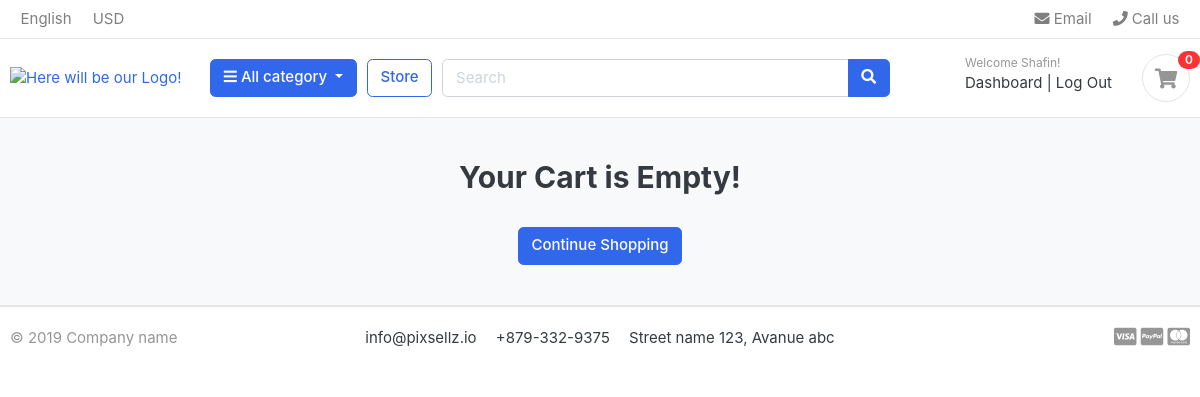
The app's page /cart/ (signed in), older data.
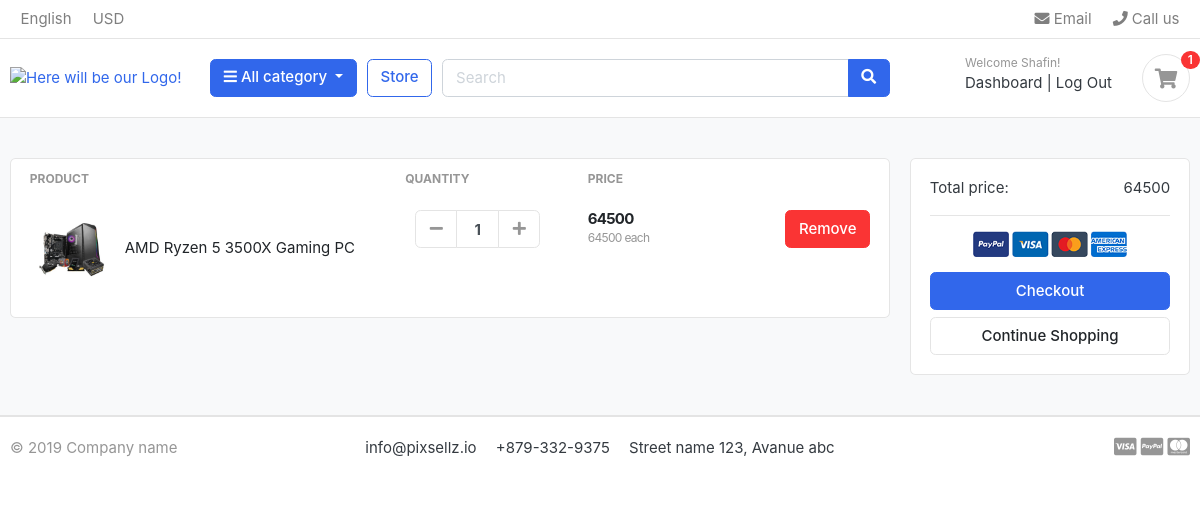
The same page, newer data.
### accounts/models.py (models this page shows, shortened)
class Account(AbstractBaseUser):
	first_name = models.CharField(max_length=25)
	last_name = models.CharField(max_length=25)
	username = models.CharField(max_length=25, unique=True)
	email = models.EmailField(max_length=50, unique=True)
	phone_number = models.CharField(max_length=11)
	date_joined = models.DateTimeField(auto_now_add=True)
	last_login = models.DateTimeField(auto_now_add=True)
	is_admin = models.BooleanField(default=False)
	is_staff = models.BooleanField(default=False)
	is_active = models.BooleanField(default=False)
	is_superadmin = models.BooleanField(default=False)
	USERNAME_FIELD = 'email'
	REQUIRED_FIELDS = ['username', 'first_name', 'last_name']
	objects = MyAccountManager()

### carts/models.py (models this page shows, shortened)
class CartItem(models.Model):
	user = models.ForeignKey(Account, on_delete=models.CASCADE, null=True)
	product = models.ForeignKey(Product, on_delete=models.CASCADE)
	cart = models.ForeignKey(Cart, on_delete=models.CASCADE, null=True)
	quantity = models.IntegerField()
	is_active = models.BooleanField(default=True)
	def sub_total(self):
		return self.product.price * self.quantity
	class Meta:
		verbose_name = 'Cart items'
		verbose_name_plural = 'Cart Items'

### byteshop/models.py (models this page shows, shortened)
class Product(models.Model):
	product_name = models.CharField(max_length=200, unique=True)
	slug = models.SlugField(max_length=200, unique=True)
	description = models.TextField(max_length=500)
	price = models.IntegerField()
	product_image = models.ImageField(upload_to='product/images')
	stock = models.IntegerField()
	is_available = models.BooleanField(default=True)
	category = models.ForeignKey(Category, on_delete=models.CASCADE)
	created_date = models.DateTimeField(auto_now_add=True)
	modified_date = models.DateTimeField(auto_now=True)
	def get_url(self):
		return reverse('product_detail', args=[self.category.slug, self.slug],)

### carts/views.py (the view)
# urls.py: path('', views.cart, name='cart'),
def cart(request, total=0, quantity=0, cart_items=None):
	try:
		if request.user.is_authenticated:
			cart_items = CartItem.objects.filter(user=request.user, is_active=True)
		else:
			cart = Cart.objects.get(cart_id=_cart_id(request))
			cart_items = CartItem.objects.filter(cart=cart, is_active=True)
		for cart_item in cart_items:
			total += (cart_item.product.price * cart_item.quantity)
			quantity += cart_item.quantity
	except ObjectDoesNotExist:
		pass
	context = {
		'total': total,
		'quantity': quantity,
		'cart_items': cart_items,
	}
	return render(request, 'byteshop/cart.html', context)

### carts/context_processor.py (called while the page is built)
def counter(request):
	cart_count = 0
	try:
		cart = Cart.objects.filter(cart_id=_cart_id(request))
		if request.user.is_authenticated:
			cart_items = CartItem.objects.all().filter(user=request.user)
		else:
			cart_items = CartItem.objects.all().filter(cart=cart[:1])
		for cart_item in cart_items:
			cart_count += cart_item.quantity
	except Cart.DoesNotExist:
		cart_count = 0
	return dict(cart_count=cart_count)

### carts/views.py (called while the page is built)
def _cart_id(request):						# private funtion
	cart = request.session.session_key
	if not cart:
		cart = request.session.create()
	return cart

### category/context_processor.py (called while the page is built)
def menu_links(request):
	links = Category.objects.all()
	return dict(links=links)

### category/models.py (called while the page is built)
	def get_url(self):
		return reverse('products_by_category', args=[self.slug])

### templates/byteshop/cart.html
{% extends 'base.html' %}
{% block content %}
<section class="section-content padding-y bg">
	<div class="container">
		{% if not cart_items %}
		<h2 class="text-center">Your Cart is Empty!</h2>
		<br>
		<div class="text-center">
			<a href="{% url 'store' %}" class="btn btn-primary">Continue Shopping</a>
		</div>
		{% else %}
		<div class="row">
			<aside class="col-lg-9">
				<div class="card">
					<table class="table table-borderless table-shopping-cart">
						<thead class="text-muted">
							<tr class="small text-uppercase">
								<th scope="col">Product</th>
								<th scope="col" width="120">Quantity</th>
								<th scope="col" width="120">Price</th>
								<th scope="col" class="text-right" width="200"> </th>
							</tr>
						</thead>
						<tbody>
							{% for cart_item in cart_items %}
							<tr>
								<td>
									<figure class="itemside align-items-center">
										<div class="aside"><img src="{{ cart_item.product.product_image.url }}" class="img-sm"></div>
										<figcaption class="info">
											<a href="{{ cart_item.product.get_url }}" class="title text-dark">{{ cart_item.product.product_name }}</a>
										</figcaption>
									</figure>
								</td>
								<td>
									<div class="col">
										<div class="input-group input-spinner">
											<div class="input-group-prepend">
												<a href="{% url 'remove_cart' cart_item.product.id %}" class="btn btn-light" type="button" id="button-plus"> <i class="fa fa-minus"></i> </a>
											</div>
											<input type="text" class="form-control"  value="{{ cart_item.quantity }}">
											<div class="input-group-append">
												<a href="{% url 'add_cart' cart_item.product.id %}" class="btn btn-light" type="button" id="button-minus"> <i class="fa fa-plus"></i> </a>
											</div>
										</div>
									</div>
								</td>
								<td>
									<div class="price-wrap">
										<var class="price">{{ cart_item.sub_total }}</var>
										<small class="text-muted">{{ cart_item.product.price }} each</small>
									</div>
								</td>
								<td class="text-right">
									<a href="{% url 'remove_cart_item' cart_item.product.id %}" class="btn btn-danger"> Remove</a>
								</td>
							</tr>
							{% endfor %}
						</tbody>
					</table>
				</div>
			</aside>
			<aside class="col-lg-3">
				<div class="card">
					<div class="card-body">
						<dl class="dlist-align">
							<dt>Total price:</dt>
							<dd class="text-right">{{ total }}</dd>
						</dl>
						<hr>
						<p class="text-center mb-3">
							<img src="./images/misc/payments.png" height="26">
						</p>
						<a href="{% url 'checkout' %}" class="btn btn-primary btn-block"> Checkout </a>
						<a href="{% url 'store' %}" class="btn btn-light btn-block">Continue Shopping</a>
					</div>
				</div>
			</aside>
		</div>
		{% endif %}
	</div>
</section>
{% endblock %}

### templates/base.html (shortened to what this page needs)
{% load static %}
<!DOCTYPE HTML>
<html lang="en">
   <head>
      <link href="{% static 'css/bootstrap.css' %}" rel="stylesheet" type="text/css"/>
      <link href="{% static 'fonts/fontawesome/css/all.min.css' %}" type="text/css" rel="stylesheet">
      <link href="{% static 'css/ui.css' %}" rel="stylesheet" type="text/css"/>
      <link href="{% static 'css/responsive.css' %}" rel="stylesheet" media="only screen and (max-width: 1200px)" />
      <link rel="stylesheet" href="//code.jquery.com/ui/1.12.1/themes/base/jquery-ui.css">
   </head>
   <body>
      {% include 'includes/navbar.html' %}
      {% block content %}{% endblock %}
      {% include 'includes/footer.html' %}
   </body>
</html>

### templates/includes/navbar.html (shortened to what this page needs)
{% load static %}
<header class="section-header">
   <nav class="navbar p-md-0 navbar-expand-sm navbar-light border-bottom">
      <div class="container">
         <div class="collapse navbar-collapse" id="navbarTop4">
            <ul class="navbar-nav mr-auto">
               <li class="nav-item dropdown">
                  <a href="#" class="nav-link">   English </a>
               </li>
               <li class="nav-item dropdown">
                  <a href="#" class="nav-link"> USD </a>
               </li>
            </ul>
            <ul class="navbar-nav">
               <li><a href="#" class="nav-link"> <i class="fa fa-envelope"></i> Email </a></li>
               <li><a href="#" class="nav-link"> <i class="fa fa-phone"></i> Call us </a></li>
            </ul>
         </div>
      </div>
   </nav>
   <section class="header-main border-bottom">
      <div class="container">
         <div class="row align-items-center">
            <div class="col-lg-2 col-md-3 col-6">
               <a href="{% url 'home' %}" class="brand-wrap">
               <img class="logo" src="{% static './images/logos.png' %}" alt="Here will be our Logo!">
               </a>
            </div>
            <div class="col-lg col-sm col-md col-6 flex-grow-0">
               <div class="category-wrap dropdown d-inline-block float-right">
                  <button type="button" class="btn btn-primary dropdown-toggle" data-toggle="dropdown">
                  <i class="fa fa-bars"></i> All category
                  </button>
               </div>
            </div>
            <a href="{% url 'store' %}" class="btn btn-outline-primary">Store</a>
            <div class="col-lg  col-md-6 col-sm-12 col">
               <form action="{% url 'search' %}" class="search" method="GET">
                  <div class="input-group w-100">
                     <input type="text" id="tags" class="form-control" style="width:60%;" placeholder="Search" name="keyword">
                     <div class="input-group-append">
                        <button class="btn btn-primary" type="submit">
                        <i class="fa fa-search"></i>
                        </button>
                     </div>
                  </div>
               </form>
            </div>
            <div class="col-lg-3 col-sm-6 col-8 order-2 order-lg-3">
               <div class="d-flex justify-content-end mb-3 mb-lg-0">
                  {% if user.id is None %}
                  <div class="widget-header">
                     <small class="title text-muted">Welcome guest!</small>
                     <div>
                        <a href="{% url 'register' %}">Register</a> <span class="dark-transp"> | </span>
                        <a href="{% url 'login' %}"> Sign in</a>
                     </div>
                  </div>
                  {% else %}
                  <div class="widget-header">
                     <small class="title text-muted">Welcome {{ user.first_name }}!</small>
                     <div>
                        <a href="{% url 'dashboard' %}">Dashboard</a> <span class="dark-transp"> | </span>
                        <a href="{% url 'logout' %}">Log Out</a>
                     </div>
                  </div>
                  {% endif %}
                  <a href="{% url 'cart' %}" class="widget-header pl-3 ml-3">
                     <div class="icon icon-sm rounded-circle border"><i class="fa fa-shopping-cart"></i></div>
                     <span class="badge badge-pill badge-danger notify">{{ cart_count }}</span>
                  </a>
               </div>
            </div>
         </div>
      </div>
   </section>
</header>

### templates/includes/footer.html
{% load static %}
<footer class="section-footer border-top">
	<div class="container">
		<section class="footer-bottom border-top row">
			<div class="col-md-2">
				<p class="text-muted"> &copy 2019 Company name </p>
			</div>
			<div class="col-md-8 text-md-center">
				<span  class="px-2">info@pixsellz.io</span>
				<span  class="px-2">+879-332-9375</span>
				<span  class="px-2">Street name 123, Avanue abc</span>
			</div>
			<div class="col-md-2 text-md-right text-muted">
				<i class="fab fa-lg fa-cc-visa"></i>
				<i class="fab fa-lg fa-cc-paypal"></i>
				<i class="fab fa-lg fa-cc-mastercard"></i>
			</div>
		</section>
	</div>
</footer>

### static/css/ui.css (style rules this page uses)
html { font-family: "Inter", sans-serif; font-size: 15px; }
.price-wrap { letter-spacing: -0.7px; }
.icon-xs, .icon-sm, .icon-md, .icon-lg { display: inline-block; text-align: center; flex-shrink: 0; flex-grow: 0; }
.icon-sm { width: 48px; height: 48px; line-height: 48px !important; font-size: 20px; }
.img-xs, .img-sm, .img-md, .img-lg { -o-object-fit: cover; object-fit: cover; flex-shrink: 0; flex-grow: 0; }
.img-sm { width: 80px; height: 80px; }
.padding-y { padding-top: 40px; padding-bottom: 40px; }
var { font-style: normal; }
figure { margin-bottom: 0; }
.bg { background-color: #f8f9fa; }
p:last-child { margin-bottom: 0; }
.header-main { position: relative; padding-top: 1rem; padding-bottom: 1rem; }
.brand-wrap .logo, .navbar-brand .logo { margin-right: 7px; max-height: 42px; display: inline-block; }
.widget-header { display: inline-block; vertical-align: middle; position: relative; }
.widget-header a { color: #343a40; }
.widget-header i { color: #969696; }
.widget-header .title { display: block; }
.widget-header .notify { position: absolute; top: -3px; right: -10px; }
.footer-bottom { padding-top: 20px; padding-bottom: 20px; }
.btn-light { background-color: #fff; border-color: #e4e4e4; }
.btn-light i { color: #969696; }
.itemside { position: relative; display: flex; width: 100%; }
.itemside .aside { position: relative; flex-shrink: 0; }
.itemside .info { padding-left: 15px; padding-right: 7px; }
.itemside .title { display: block; margin-bottom: 5px; color: #212529; }
[class*=dlist-] { margin-bottom: 5px; }
[class*=dlist-] dd { margin-bottom: 0; }
.dlist-align { display: flex; }
.dlist-align dt { width: 150px; word-wrap: break-word; font-weight: normal; }
.dlist-align dd { flex-grow: 1; }
.notify { position: absolute; top: -4px; right: -10px; display: inline-block; padding: 0.25em 0.6em; font-size: 12px; line-height: 1; text-align: center; border-radius: 3rem; color: #fff; background-color: #fa3434; }
.price { font-weight: 600; color: #212529; }
.input-spinner { width: 125px; flex-wrap: nowrap; display: inline-flex; vertical-align: middle; }
.input-spinner input.form-control { text-align: center; max-width: 46px; font-weight: bold; flex-basis: 46px; border-color: #e4e4e4; flex-grow: 0; }
.input-spinner .btn { width: 42px; text-align: center; padding-left: 0.5rem; padding-right: 0.5rem; }
.table-shopping-cart.table td, .table-shopping-cart.table th { padding-left: 1.25rem; padding-right: 1.25rem; }
.table-shopping-cart .price-wrap { line-height: 1.2; }
.table-shopping-cart .price { font-weight: bold; margin-right: 5px; display: block; }

Row changes from the older to the newer data that the page shows:
added CartItem: product.product_image (picture), product.product_name "AMD Ryzen 5 3500X Gaming PC", quantity "1", sub_total "64500", product.price "64500"
Text that changed along with them:
{{ cart_count }}: "0" → "1"
{{ total }}: (not shown) → "64500"
text no longer shown: "Your Cart is Empty!"
text now shown: "PRODUCT QUANTITY PRICE Total price: Checkout"
